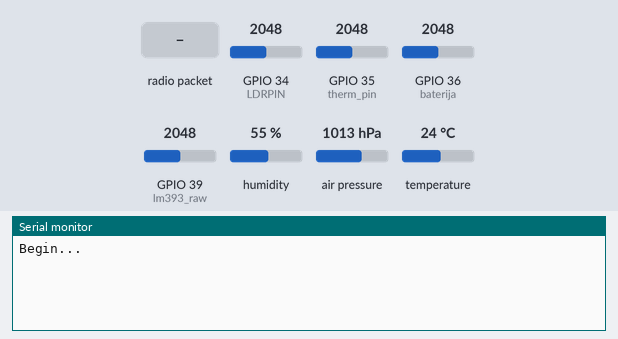
Recording of a sketch running on a simulated ESP32. On the bench: the last lines printed to the serial monitor. Inputs (shaded band) come from the test bench; at power-on: GPIO 34 (LDRPIN) = 2048, GPIO 35 (therm_pin) = 2048, GPIO 36 (baterija) = 2048, GPIO 39 (lm393_raw) = 2048, humidity 55 %, air pressure 1013 hPa, temperature 24 °C. No radio packets arrive unless stated.

Above: at 1.2 s.
1.3 s: radio packet "1" arrives
At 2.1 s:
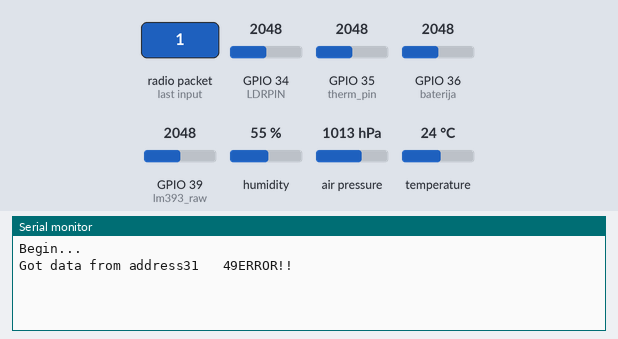
2.8 s: radio packet "0" arrives
At 3.3 s:
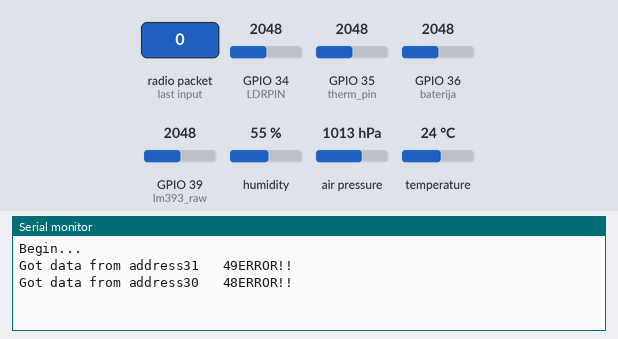

Measured:
- after the input at 1.3 s, the serial monitor: prints a new line at once (image 1)
- after the input at 2.8 s, the serial monitor: prints a new line at once (image 2)

The sketch:

Sonda_true.ino
```cpp
/* https://github.com/sandeepmistry/arduino-LoRa
    https://microcontrollerslab.com/ttgo-lora32-sx1276-oled-board-pinout-getting-started-with-arduino-ide/
    https://lora.readthedocs.io/en/latest/#rssi
    večina serial prinotva je za debug i mogu se izbrisati
*/


/*
 * Potrebni libs:
 *
 * https://github.com/sandeepmistry/arduino-LoRa - lora
 * https://github.com/adafruit/DHT-sensor-library - DHT
 * https://github.com/adafruit/Adafruit_BMP280_Library - BMP280
 *
 */


// Libs za LoRa
#include <SPI.h>
#include <LoRa.h>

// Za BMP280 pressure senzor
#include <Wire.h>

#include <math.h>
#include "DHT.h"
#include <Adafruit_BMP280.h>

// Pin definitions
#include "Pin_definitions.h"

// Tablica temperatura za termistor
#include "Temperature_table.h"

// Dozvoljeni bandwidth za Europu
#define BAND 866E6

// Ovo nećemo korisiti vjerovatno samo iskomentiramo serial debug
#define DEBUG_SERIAL 1 // 1 is if we have debug 0 is if we dont have it

/* BMP280 */
#define razlika 14.03                           // Kompenzacija između stvarne
                                                //i izmjerene vrijednosti (hPa)
/* BMP280 */
Adafruit_BMP280 bmp;                            // I2C sucelje

DHT dht(DHTPIN, DHTTYPE);

byte Adr_sonda = 0xAA; //  Adresa ovog uređaja (Sonde)
byte Adr_rec = 0xBB; // Adresa receivera

int send_interval = 2000; //  Interval slanja podataka u ms
byte Sonda_mode = 1;
byte force_send_data = 0; // Ako je jedan poslat će odma podatke
long prev_time = 0;

void setup() {

  Serial.begin(9600);
  Serial.println("Begin...");
  /* LM393 */
  pinMode(Vcc_lm, OUTPUT);
  digitalWrite(Vcc_lm, LOW);//ugasi senzor
   /* DHT11 */
  dht.begin();
  //SPI LoRa pins
  SPI.begin(SCK, MISO, MOSI, SS);
  //setup LoRa transceiver module
  LoRa.setPins(SS, RST, DIO0);

  if (!LoRa.begin(BAND)) {
    Serial.println("LoRa failed.");
    while (1) {}
  }

  if (!bmp.begin(0x76)) {
    Serial.println(F("Senzor nije prepoznat, provjeri i2c sucelje"));
    //while (1) delay(10);
    delay(10);
  }

    /* Default postavke iz datasheet-a. */
  bmp.setSampling(Adafruit_BMP280::MODE_NORMAL,     // Mode rada
                  Adafruit_BMP280::SAMPLING_X2,
                  Adafruit_BMP280::SAMPLING_X16,    // Oversampling tlaka
                  Adafruit_BMP280::FILTER_X16,      // Filtriranje
                  Adafruit_BMP280::STANDBY_MS_500); // Vrijeme u standby-u


}

/* Svakih send_interval vremena pošaljem podatake
    Nakon što sam poslao podatke onda odlazi u receive mode
    U receive mode može dobiti par naredbi
    1. Promijeni mode rada sonde ???
    2. Promijeni interval slanja podataka
    3. Forsiraj slanje podataka
*/
void loop() {
  if (millis() - prev_time > send_interval) {

    // Tu se prikupe svi podaci od senzora i bace se umjesto ovih dummy podataka 10,20,30...
    // Zasad sam stavio adresu na koju šaljem i samo 7 podataka da se šalje al možemo dodat lagano još ak nam treba

    int foto = izmjeri_jacinu_svijetlosti();
    int vlaga_tla = izmjeri_vlagu_tla();
    int temp_tla =  Get_temperature();
    int tlak = izmjeri_tlak();
    int vlaga_zraka = izmjeri_vlagu_zraka();
    int temp_zraka = izmjeri_temperaturu_zraka();
    int bat = get_battery_voltage();
    send_data(Adr_rec, temp_zraka, temp_tla, vlaga_zraka, vlaga_tla, tlak, foto, bat);
    //Serial.println("Ja sam sonda i poslao sam 10,20,30... na adresu: " + String(Adr_rec, HEX));
    prev_time = millis();

  }

  // Kada primi naredbu da pošalje podatke instantly
  if (force_send_data == 1) {

    int foto = izmjeri_jacinu_svijetlosti();
    int vlaga_tla = izmjeri_vlagu_tla();
    int temp_tla =  Get_temperature();
    int tlak = izmjeri_tlak();
    int vlaga_zraka = izmjeri_vlagu_zraka();
    int temp_zraka = izmjeri_temperaturu_zraka();
    int bat = get_battery_voltage();
    send_data(Adr_rec, temp_zraka, temp_tla, vlaga_zraka, vlaga_tla, tlak, foto, bat);
    force_send_data = 0;
  }

  got_data(LoRa.parsePacket());
}
```

Comm_functions.ino
```cpp
 // Podaci se šalju ovim redosljedom
/*
   1. Adresa primatelja
   2. temperatura vanjska
   3. temperatura tla
   4. vlaga vanjska
   5. vlaga tla
   6. tlak vanjski
   7. jačina svijetla
   8. napunjenost baterije
*/

void send_data(byte adrs, int16_t s1, int16_t s2, int16_t s3, int16_t s4, int16_t s5, int16_t s6, int16_t s7) {
  LoRa.beginPacket();

  LoRa.write(adrs);
  LoRa.write(s1);
  LoRa.write(s2);
  LoRa.write(s3);
  LoRa.write(s4);
  LoRa.write(s5);
  LoRa.write(s6);
  LoRa.write(s7);
  // Error check var ????

  LoRa.endPacket();
}


/* Ovdje sonda prima podatke od receivera
 *  Ako je kriva adresa receivera onda nemoj ništa raditi
 *  ako je ok onda radi nešto od ovog:
 *  1. Promijeni mode rada sonde ???
 *  2. Promijeni interval slanja podataka
 *  3. Forsiraj slanje podataka
 */


 // ako želimo promijeniti postavke šaljemo:
 // Primjer: adresa sonde je 0xAA to je dec 170
 // 170,1,1,2,
 // 170 je adreasa drugi broj je mode treci je force send i cetvrti je interval u min
void got_data(int packetSize) {
  if (packetSize == 0) return;

  int  r_adrs = LoRa.read();
  int r1 = LoRa.read();
  int r2 = LoRa.read();
  int r3 = LoRa.read();

  // Ako je primljena adresa kriva, znači ako je različita od AA onda radi ništa

  if (r_adrs != Adr_sonda) {
    Serial.println("Got data from address" + String(r_adrs, HEX) + "   " + String(r_adrs, DEC) + "ERROR!!") ;
    return;
    // Ako je adresa dobra onda spremi podatke
  } else {
    send_interval = r3 * 60000; // Sending interval // u svrhe testiranja je zasad u sekundama inače SVE U MINUTE !!!
    Sonda_mode = r1;
    force_send_data = r2;
  }

  // Serial.println("Got Data from adr" + String(r_adrs, HEX));
  // Serial.println("Data1 from rec: " + String(r1));
  // Serial.println("Data2 from rec: " + String(r2));
  // Serial.println("Data2 from rec: " + String(r3));


}
```

Pin_definitions.h
```cpp
// Pin definitions for LoRa
#define SCK 5
#define MISO 19
#define MOSI 27
#define SS 18
#define RST 14
#define DIO0 26

/* DHT11 */
#define DHTPIN 13                               //DHT11
#define DHTTYPE DHT11

/* Fotootpotnik */
#define LDRPIN  34                              // AnalogIn

/* LM393 - vlaga*/
#define Vcc_lm 32                               // DigitalOut
#define lm393_raw 39                            // AnalogIn

/* NTC Termistor */
#define therm_pin 35                            // AnalogIn

#define baterija 36

//OLED pins
#define OLED_SDA 4
#define OLED_SCL 15
#define OLED_RST 16
#define SCREEN_WIDTH 128 // OLED display width, in pixels
#define SCREEN_HEIGHT 64 // OLED display height, in pixels
```

Senzori.ino
```cpp
// otpor od 10kohm u seriji
int izmjeri_jacinu_svijetlosti(){
  /* Fotootpotnik */
  /* Mjerenje jacine svjetlosti u postotcima */

  int value_12 = analogRead(LDRPIN);            // 0-4095
  /* Pretvaranje iz 12- bitne vrijednosti u postotak koji kasnije
       treba pomnožiti s mjernim rasponom/100 (30 000/100) */
  float udio = (float)value_12/4095.0;
  int postotak_svjetlosti = udio * 100;

  //Serial.print("postotak svjetlosti:");
  // Serial.print(postotak_svjetlosti);            // Vrijednosti od 0-100
  //Serial.println(" %");

  return postotak_svjetlosti;                   // Vrijednosti od 0-100
}


int izmjeri_vlagu_tla(){
  /* LM393 */
  /* Mjerenje vlage tla u postotcima */

  digitalWrite(Vcc_lm, HIGH);                   // Upali senzor
  delay(100);

  unsigned int vlaga_tla = analogRead(lm393_raw); // Ocitaj vrijednost senzora
  //Serial.println(vlaga_tla);

  digitalWrite(Vcc_lm, LOW);                    // Ugasi senzor
  /*ocitanje = map(ocitanje, voda, zrak,100%,0%)  */
  vlaga_tla = map(vlaga_tla, 700, 4095, 100, 0); // Pretvori u postotak
  vlaga_tla = constrain(vlaga_tla, 0, 100);     // Vraća vlagu tla, 0 ili 100
                                                // 0 = vlaga tla < 3200
                                                // 100 = vlaga tla >= 4095
  //Serial.print("Postotak vlage = ");
  //Serial.print(vlaga_tla);                      // Vrijednosti od 0-100
  //Serial.println("%");

  return vlaga_tla;                             // Vrijednosti od 0-100

}

// Najveći tlak ikad 1084
// Prosjek tlaka 1013.25
// Najmanji tlak (van tornada) 870
// uzimam da je min vrijednost ikad 870 i max 1084 i to se skalira od 0-255

int izmjeri_tlak(){
  /* BMP280 */


  float tlak_raw = bmp.readPressure();          // 100357 Pa
  float tlak_hpa = (int)(tlak_raw /100) + razlika;   // 1017.87 hPa
  tlak_hpa = round(tlak_hpa);                   // 1018
  int tlak_byte = map(tlak_hpa, 870, 1084 , 0, 255);
  return tlak_byte;
    //Serial.print("Tlak zraka: ");
    //Serial.print(tlak_hpa);
    //Serial.println(" hPa ");
    //Serial.print("Tlak zraka: ");
    //Serial.print(tlak_byte);
    //Serial.println(" bytes");


}

/* DEKLARACIJA POTREBNIH FUNKCIJA */
/* Parametri zraka */

int izmjeri_temperaturu_zraka() {
  /* DHT11 */
  /* Mjerenje temperature zraka u CELZIJUSIMA - preciznost od 1*C */
  /* senzor je spor - očitavanja mogu kasniti 2 sekunde */

  float t = dht.readTemperature();              //25.6
  int temp_zraka = round(t) ;                   //26

  //Serial.print("Temperatura zraka: ");
  //Serial.print(temp_zraka);                     // Temperatura u *C
  //Serial.println(" *C\t ");

  return temp_zraka;                            // Temperatura u *C
}

int izmjeri_vlagu_zraka() {
  /* DHT11 */
  /* Mjerenje vlage zraka u postotcima - preciznost od 1 % */
  /* Senzor je spor - očitavanja mogu kasniti 2 sekunde */

  float h = dht.readHumidity();                 //45.00
  int vlaga_zraka = h;                          //45

  //Serial.print("Vlaga zraka: ");
  //Serial.print(vlaga_zraka);
  //Serial.println(" %\t");

  return vlaga_zraka;                           // Vrijednosti od 0-100
}


/*****************************************************************************
  Dobivamo temperaturu tla pomoću termistora koji je u seriji sa 51kohm otporom
  Jedna noga termistora na 3v3 druga na pin i otpor od 51kohm te druga noga otpora na gnd
  Get voltage on thermistor that is in series with 51kohm resistor
  Then by using this code: https://github.com/PCrnjak/Thermistor-table-generator-using-Steinhart-Hart-equation
  We got lookup table that connects value from analog read to temperature
******************************************************************************/
int Get_temperature() {

  int16_t raw = analogRead(therm_pin);
  int16_t T_ = map(raw, 0, 4095, 0, 1023); // Downscale our 12 bit ADC to 10 bit since our lookup table is 10 bit
  //Serial.print("Temperatura tla: ");
  //Serial.print(Temp_table[T_]);                       // Temperatura u *C
  //Serial.println(" C");
  return Temp_table[T_];

}


// Dohvati napon na bateriji
// 0 = 0V, 44 = 4.4 V
int get_battery_voltage(){

int16_t raw = analogRead(baterija);
int16_t V_ = map(raw, 0, 4095, 0, 44);
return V_;
}
```

Source omitted: erature_table.h (data table, 3893 bytes)
